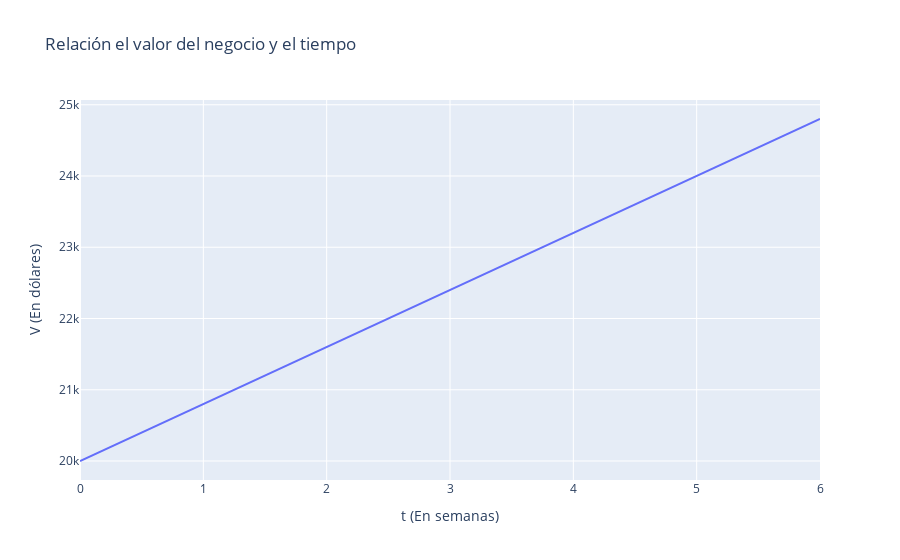

The code cell stored with this chart in its notebook:
### Markdown cell above
## Inferencias o interpretaciones de la representación tabular es:

1. Esta función es creciente, a medida que el tiempo pasa, el valor del negocio crece. 
2. El valor inicial del negocio es de 20 mil dólares. 
3. El índice de crecimiento del valor del negocio es de 800 dólares por semana.

### Code cell
#trazo de diagrama de dispersión o scatter
fig = px.line(tabla, x = 't (En semanas)', y = 'V (En dólares)', \
                 title='Relación el valor del negocio y el tiempo')

fig.show()

fig.write_html('relacion_entre_x_e_y.html', auto_open=True)

### Figure 1 — Plotly figure (JSON) as saved in the notebook; plotly's stock layout.template omitted (floating-point values rounded to 4 significant figures)
{"data": [{"hovertemplate": "t (En semanas)=%{x}<br>V (En dólares)=%{y}<extra></extra>", "legendgroup": "", "line": {"color": "#636efa", "dash": "solid"}, "marker": {"symbol": "circle"}, "mode": "lines", "name": "", "orientation": "v", "showlegend": false, "type": "scatter", "x": [0, 1, 2, 3, 4, 5, 6], "xaxis": "x", "y": [20000, 20800, 21600, 22400, 23200, 24000, 24800], "yaxis": "y"}], "layout": {"legend": {"tracegroupgap": 0}, "title": {"text": "Relación el valor del negocio y el tiempo"}, "xaxis": {"anchor": "y", "domain": [0, 1], "title": {"text": "t (En semanas)"}}, "yaxis": {"anchor": "x", "domain": [0, 1], "title": {"text": "V (En dólares)"}}}}
